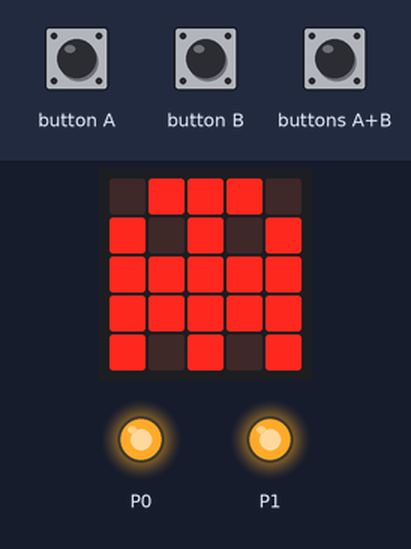
Simulated run of this program. Board: BBC micro:bit (MakeCode). Parts: the board's 5×5 LED display, output pins drawn as LEDs (lit = HIGH). Inputs (shaded band) come from the test bench.

Above: at 6.1 s.
6.2 s: buttons A+B pressed for 1 s
At 8.4 s:
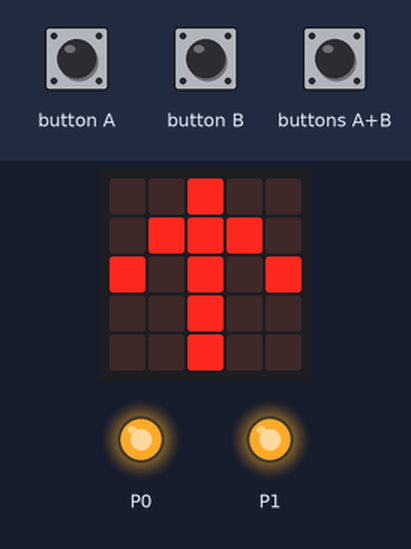
8.7 s: button B pressed for 0.15 s
At 9.2 s:
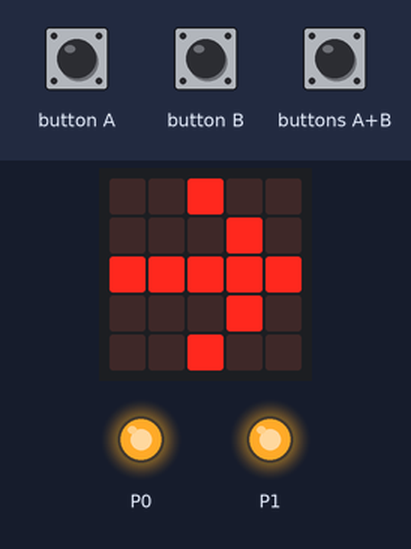
10.3 s: button A pressed for 0.15 s
At 11.6 s:
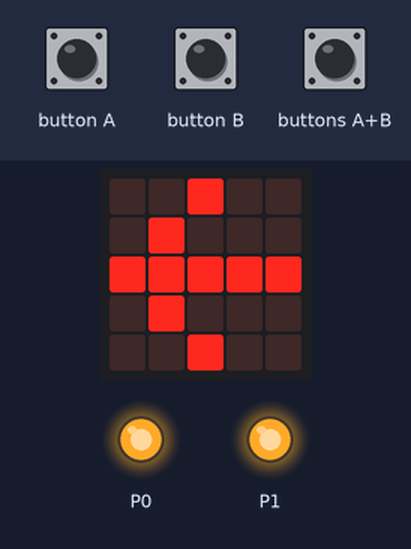
11.9 s: buttons A+B pressed for 0.15 s
At 12.8 s:
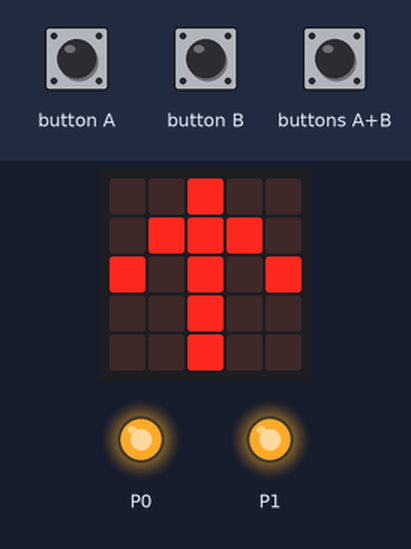
13.5 s: button A pressed for 1 s
16.0 s: button A pressed for 3.2 s
Timing chart, 0 to 19.0 s (numbered marks = the images above; inputs shaded):
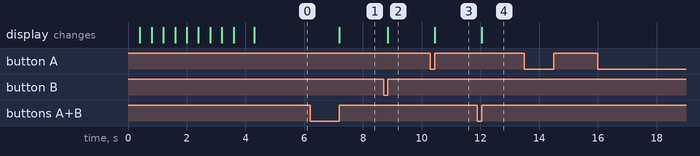

Measured:
- after the input at 6.2 s, the display: changes after 1.0 s (image 1)
- after the input at 8.7 s, the display: changes after 0.15 s (image 2)
- after the input at 10.3 s, the display: changes after 0.15 s (image 3)
- after the input at 11.9 s, the display: changes after 0.15 s (image 4)

The program:

main.ts
```typescript
input.onButtonPressed(Button.A, function () {
    basic.showLeds(`
        . . # . .
        . # . . .
        # # # # #
        . # . . .
        . . # . .
        `)
    basic.pause(1)
})
input.onButtonPressed(Button.AB, function () {
    basic.showLeds(`
        . . # . .
        . # # # .
        # . # . #
        . . # . .
        . . # . .
        `)
    basic.pause(1)
})
input.onButtonPressed(Button.B, function () {
    basic.showLeds(`
        . . # . .
        . . . # .
        # # # # #
        . . . # .
        . . # . .
        `)
    basic.pause(1)
})
images.createBigImage(`
    . . # # # # # # . .
    . # . # # # # . # .
    # # # # # # # # # #
    # . # . . . # . # .
    . # . # . . . # . #
    `).scrollImage(1, 400)
basic.pause(100)
pins.digitalWritePin(DigitalPin.P0, 1)
basic.pause(100)
pins.digitalWritePin(DigitalPin.P1, 1)
basic.pause(100)
basic.showIcon(IconNames.Ghost)
basic.forever(function () {
    while (input.buttonIsPressed(Button.A)) {
        pins.digitalWritePin(DigitalPin.P0, 0)
        basic.pause(1)
        pins.digitalWritePin(DigitalPin.P0, 1)
        basic.pause(1)
    }
})
basic.forever(function () {
    while (input.buttonIsPressed(Button.B)) {
        pins.digitalWritePin(DigitalPin.P1, 0)
        basic.pause(1)
        pins.digitalWritePin(DigitalPin.P1, 1)
        basic.pause(1)
    }
})
```

test.ts
```typescript
// les tests vont ici ; cela ne sera pas compilé si ce paquet est utilisé en tant qu'extension.
```
